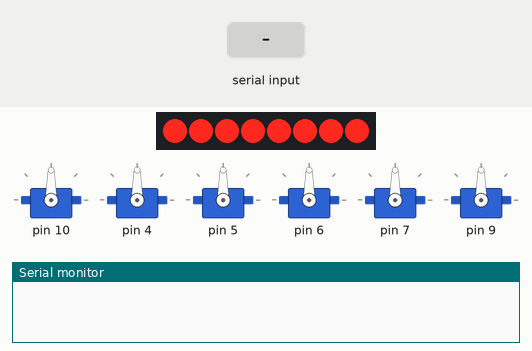
The sketch below on a simulated Arduino Uno, built with avr-gcc and run on an emulated ATmega328P. Shown: 8 shift-register outputs drawn as a row of LEDs (first output left, lit = HIGH), 6 × servo, the last lines printed to the serial monitor. Wiring (inferred from the names in the program): shift register (74HC595): data pin 8; shift clock pin 11; latch pin 12. Wiring (inferred from the signals the program sends): row of LEDs: on Q0, Q1, Q2, Q3, Q4, Q5, Q6, Q7. The test bench sets the inputs (shaded band).

Above: at 1.2 s.
1.3 s: "90,45\n" received over Serial
At 1.45 s:
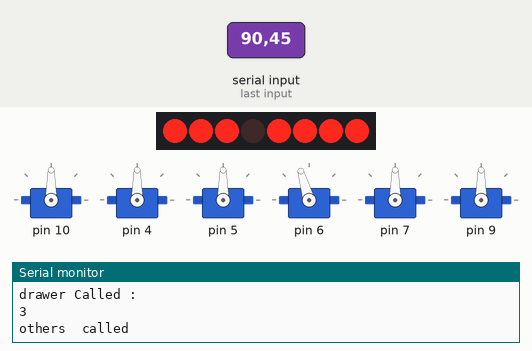
At 4.9 s:
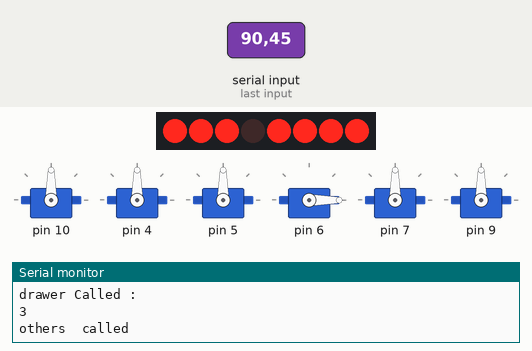
Timing chart, 0 to 12.1 s (numbered marks = the images above; inputs shaded):
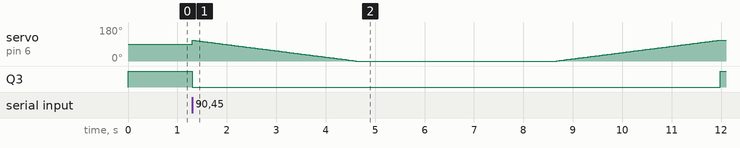

The sketch:

sketch_nov19a.ino
```cpp
#include <Servo.h>
int data = 8;
int latch = 12;
int clk = 11;
Servo myservos[6];  // Assuming you have 2 servos, you can adjust this based on your actual number of servos

bool flag = false;
char lastChar;

void setup() {
  Serial.begin(115200);
  myservos[0].attach(10);
  myservos[1].attach(4);
  myservos[2].attach(5);
  myservos[3].attach(6);
  myservos[4].attach(7);
  myservos[5].attach(9);
  pinMode(data,OUTPUT);
  pinMode(latch,OUTPUT);
  pinMode(clk,OUTPUT);


}
void moveServo(int servoNumber, int angle) {
  if (servoNumber >= 0 && servoNumber < 6) {  // Check if the servoNumber is within the valid range
    myservos[servoNumber].write(angle);
  } else {
    Serial.println("Invalid servo number");
  }
}

void servoControl(int no ,bool &flag){
  Serial.println("drawer Called : ");
  Serial.println(no-1);
   if(no == 2 || no == 3){
    Serial.print("2 or 3 called");
  digitalWrite(latch,LOW);
  shiftOut(data,clk,MSBFIRST,0b00000001<<no-1);
  digitalWrite(latch,HIGH);
  for(int i = 80; i <= 180;i++){
        myservos[no-1].write(i);
        delay(30);
}
        delay(4000);
        for(int i = 180 ; i >= 80;i--){
        myservos[no-1].write(i);
        delay(30);
}
  digitalWrite(latch,LOW);
  shiftOut(data,clk,MSBFIRST,0b00000000);
  digitalWrite(latch,HIGH);
      flag = false;
}
else {
  Serial.println("others  called");
  digitalWrite(latch,LOW);
  shiftOut(data,clk,MSBFIRST,0b00000001<<no-1);
  digitalWrite(latch,HIGH);
  for(int i = 110 ; i >= 0;i--){
        moveServo(no - 1,i);
        delay(30);
}
       delay(4000);
        for(int i = 0 ; i <= 110;i++){
        moveServo(no - 1,i);
        delay(30);
}
  digitalWrite(latch,LOW);
  shiftOut(data,clk,MSBFIRST,0b00000000);
  digitalWrite(latch,HIGH);
      flag = false;
}
}
void loop() {
  if (Serial.available() > 0) {
    // Read the data from the serial port
    String receivedData = Serial.readStringUntil('\n');
    int stringLength = receivedData.length();

  // Get the last character
   lastChar = receivedData.charAt(stringLength - 2);

  // Convert the last character to an integer


  // Print the result
  Serial.print("Original String: ");
  Serial.println(receivedData);
  Serial.print("Last Value (as integer): ");
  Serial.println(lastChar);
    // Process the received data
//    Serial.print("Received Data: ");
//    Serial.println(receivedData);
      int lastval = lastChar - '0';
      Serial.println(lastval);
    if( lastval >=0 && lastval <=6 ){
      flag = true;
       Serial.println(flag);
        if(flag){
    servoControl(lastval,flag);
    Serial.println("called");

    }
  }

}
}
```

Measured:
- after the input at 1.3 s, Q3: HIGH → LOW at once, → HIGH 10.7 s later
